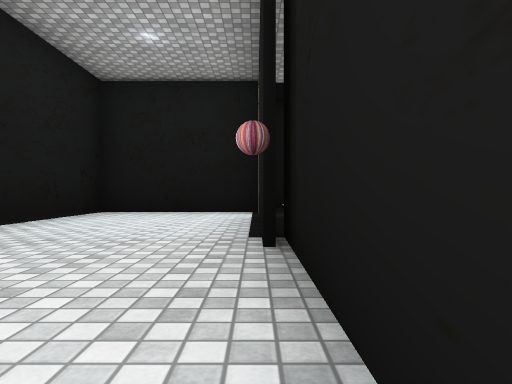
View 1 (above)

16 first-person views from a walk through a scene from a Unity 3-D project. The camera is 0.44 m above the floor, looks level and sees 75° across. Doors are open. The floor is counted in squares, 1 m on a side. Each view is taken from the middle of a square. On the plan, view 1 faces up. The plan holds only what a view shows up to about 9 squares ahead; the rest is blank. The place goes on beyond the plan. Some surface patterns are stand-ins.

View 2
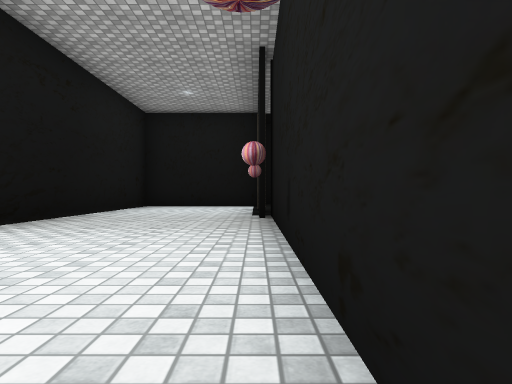

View 3
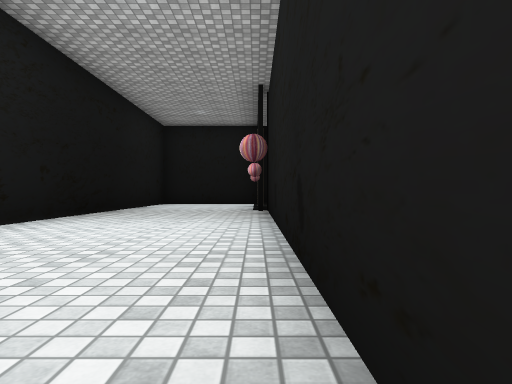

View 4
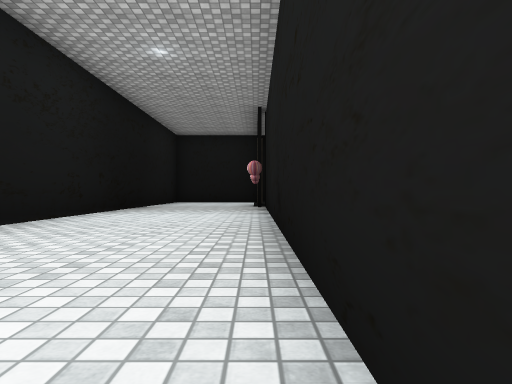

View 5
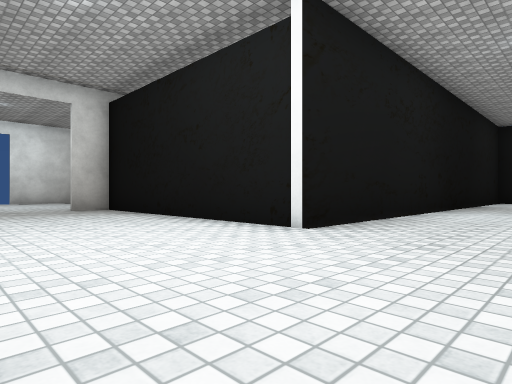

View 6
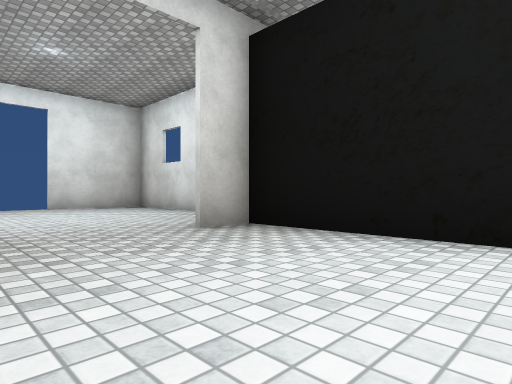

View 7
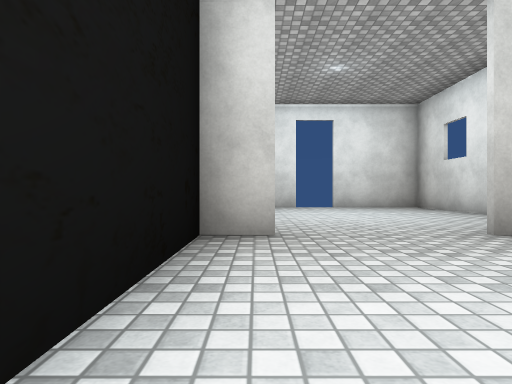

View 8
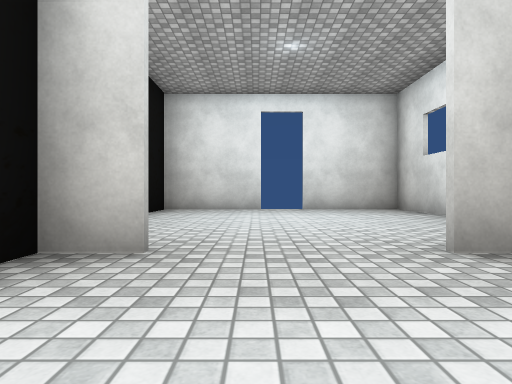

View 9
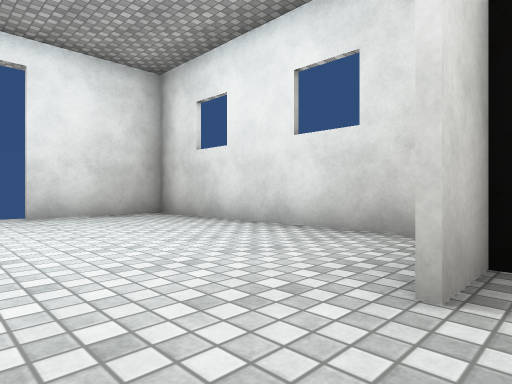

View 10
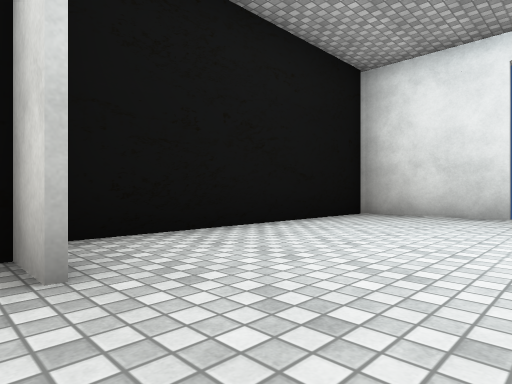

View 11
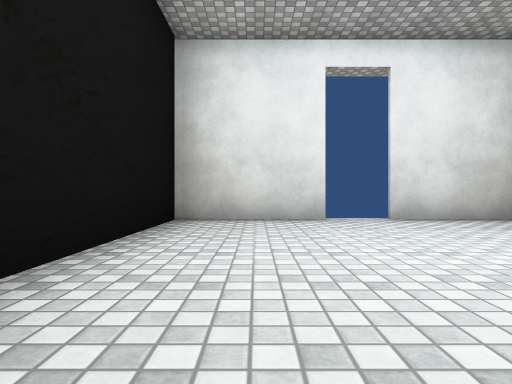

View 12
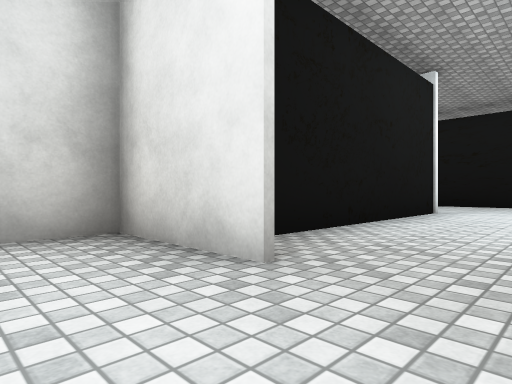

View 13
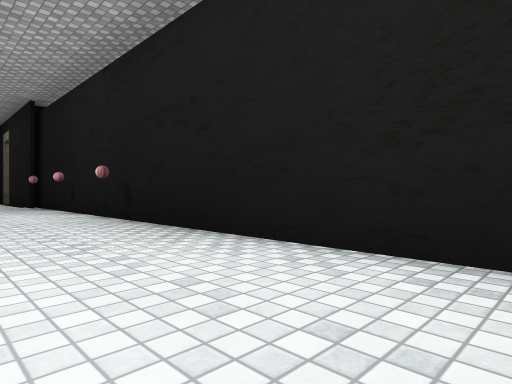

View 14
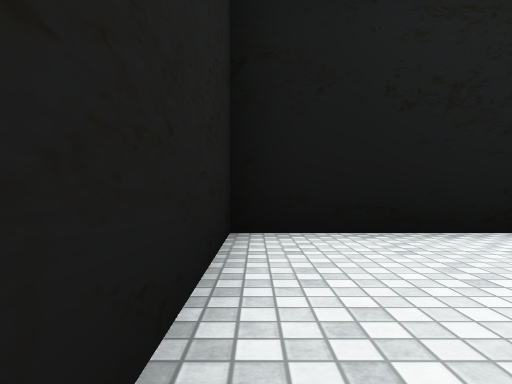

View 15
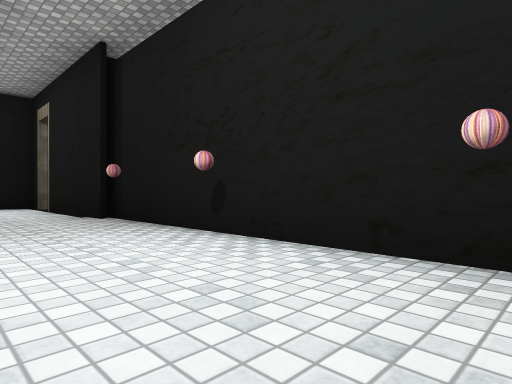

View 16
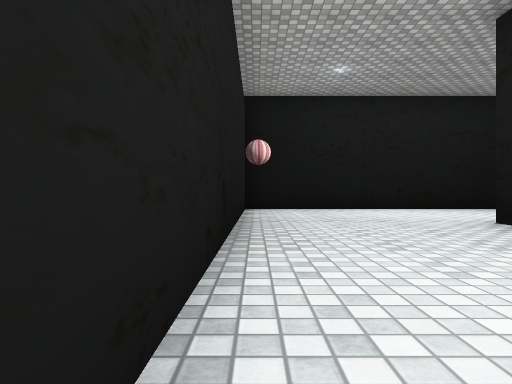

### Floor plan
Points are (right, up) in squares from view 1. A wall is a line through its corners. A room is listed if a view was taken in it or the views show most of it. See-through windows are left out.
Room 1 (views 1, 2, 3, 4, 5, 6, 7, 8, 9, 10, 13, 14, 15, 16)
walls: (0.1, 2.6) (0.1, 5.9); (-9.4, -7.8) (-9.4, -8.6) (0.3, -8.6) (0.3, 2.8); (0.1, 6.6) (0.1, 7.3) (-3.4, 7.3) (-3.4, -4.7) (-9.4, -4.7) (-9.4, -5.6)
ways out: opening at (-9, -6.5) to room 2; open door at (0, 6)
Room 2 (views 11, 12)
walls: (-15.4, -6.9) (-15.4, -9.3) (-9.9, -9.3); (-9.5, -5.6) (-9.5, -3.4) (-15.4, -3.4) (-15.4, -5.9)
ways out: opening at (-9, -6.5) to room 1

Where each view was taken, in squares from view 1:
view 1: 0 up, 0 right, facing up
view 2: 3 down, 0 right, facing up
view 3: 5 down, 0 right, facing up
view 4: 7 down, 0 right, facing up
view 5: 8 down, 1 left, facing up-left
view 6: 8 down, 6 left, facing up-left
view 7: 8 down, 6 left, facing left
view 8: 7 down, 7 left, facing left
view 9: 7 down, 9 left, facing up-left
view 10: 6 down, 9 left, facing down-left
view 11: 8 down, 10 left, facing left
view 12: 7 down, 11 left, facing up-right
view 13: 8 down, 2 left, facing up-right
view 14: 5 down, 0 right, facing down
view 15: 3 down, 2 left, facing up-right
view 16: 0 up, 0 right, facing down
